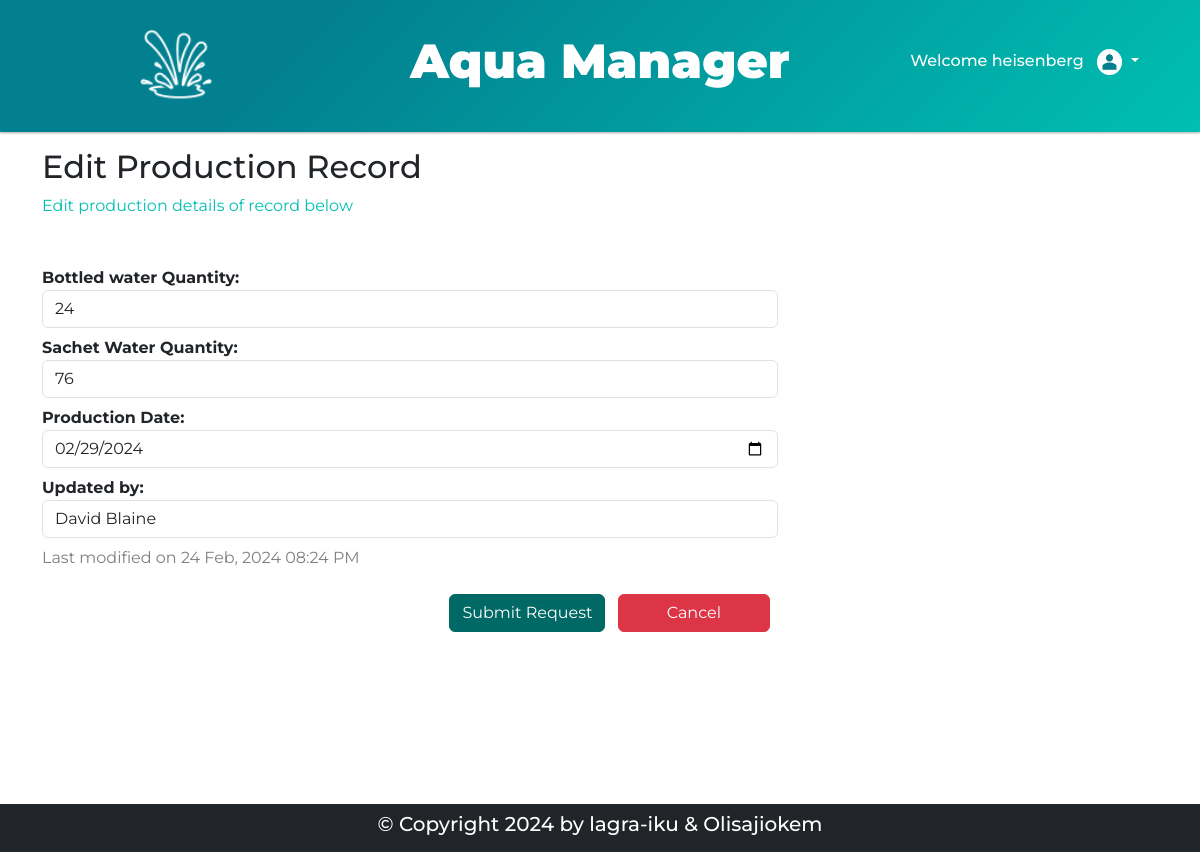
The app's page /edit_production/1 (signed in) with its own data.
### models.py (models this page shows, shortened)
class Production_records(db.Model):
    id = db.Column(db.Integer, primary_key=True, autoincrement=True)
    bottle_qty = db.Column(db.Integer)
    sachet_qty = db.Column(db.Integer)
    factory_worker = db.Column(db.String(255), nullable=False)
    production_date = db.Column(db.Date)
    created_date = db.Column(db.DateTime, default=datetime.utcnow)
    modified_date = db.Column(db.DateTime, default=datetime.utcnow, onupdate=datetime.utcnow)

### routes.py (the view, shortened to what this page needs)
@main_bp.route('/edit_production/<int:id>', methods=['GET', 'POST'])
def edit_production(id):
    username = session.get('username')
    prod_to_edit = Production_records.query.get_or_404(id)
    return render_template('admin/edit_production.html', x=prod_to_edit, username=username)

### templates/admin/edit_production.html
{% extends 'index.html' %}
{% block content %}
<div class="container">
    <div class="row height80 ">
        <div class="col-sm-8 ">
            <h2 class="">Edit Production Record</h2>
            <p class="txt-teal mb-5">Edit production details of record below</span></p>
            <form action="{{ x.id }}" method="POST">
                    <div class="form-group my-2">
                        <label for="bottle_qty" class="fw-bold">Bottled water Quantity:</label>
                        <input type="number" id="bottle_qty" name="bottle_qty" value="{{ x.bottle_qty }}"  class="form-control" required>
                    </div>
                    <div class="form-group my-2">
                        <label for="sachet_qty" class="fw-bold">Sachet Water Quantity:</label>
                        <input type="number" id="sachet_qty" name="sachet_qty" value="{{ x.sachet_qty }}"  class="form-control" required>
                    </div>
                    <div class="form-group my-2">
                        <label for="production_date" class="fw-bold">Production Date:</label>
                        <input type="date" id="production_date" class="form-control" value="{{ x.production_date }}" name="production_date" required>
                    </div>
                    <div class="form-group my-2">
                        <label for="factory_worker" class="fw-bold">Updated by:</label>
                        <input type="text" placeholder="please enter your full name" id="factory_worker" name="factory_worker" value="{{ x.factory_worker }}" class="form-control"required>
                    </div>
                    <div class="float-md-end my-5">
                        <button type="submit" class="btn btn-primary">Submit Request</button>
                        <a class="btn btn-danger mx-2 px-5" href="{{ url_for('main.production_content') }}" role="button">Cancel</a>
                    </div>
            </form>
            <p class="text-black-50">Last modified on {{ x.modified_date.strftime('%d %b, %Y %I:%M %p') }}</p>
        </div>
    </div>
</div>
{% endblock %}

### static/styles/style.css (style rules this page uses)
:root { --pricolor: #00bfb2; --seccolor: #00616e; }
.txt-teal { color: var(--pricolor); }
body { font-family: "Montserrat", Verdana, Geneva, Tahoma, sans-serif; }
.height80 { min-height: 80vh; }
.btn-primary { background-color: #006965; border-color: #006965; }

### records on screen
Production_records: bottle_qty "24", sachet_qty "76", production_date "02/29/2024", factory_worker "David Blaine", modified_date "24 Feb, 2024 08:24 PM"

### other values on screen
{{ username }} "heisenberg"
